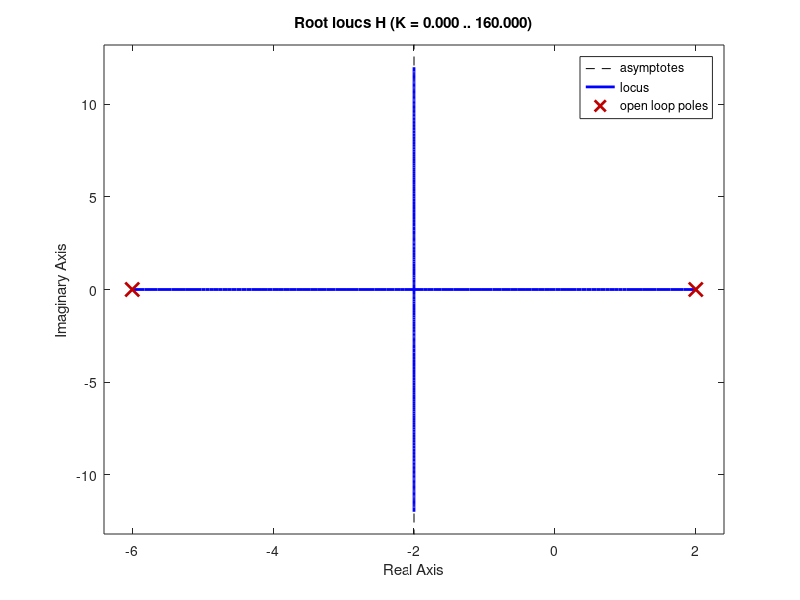
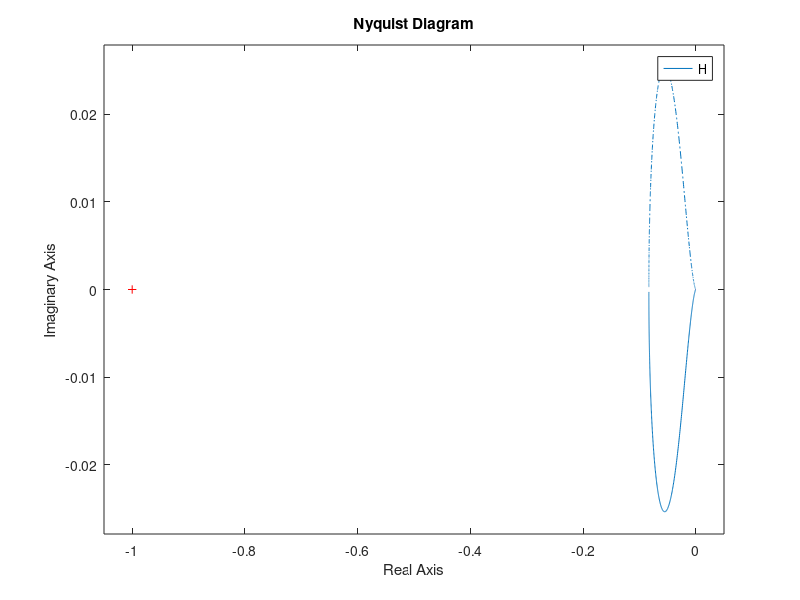
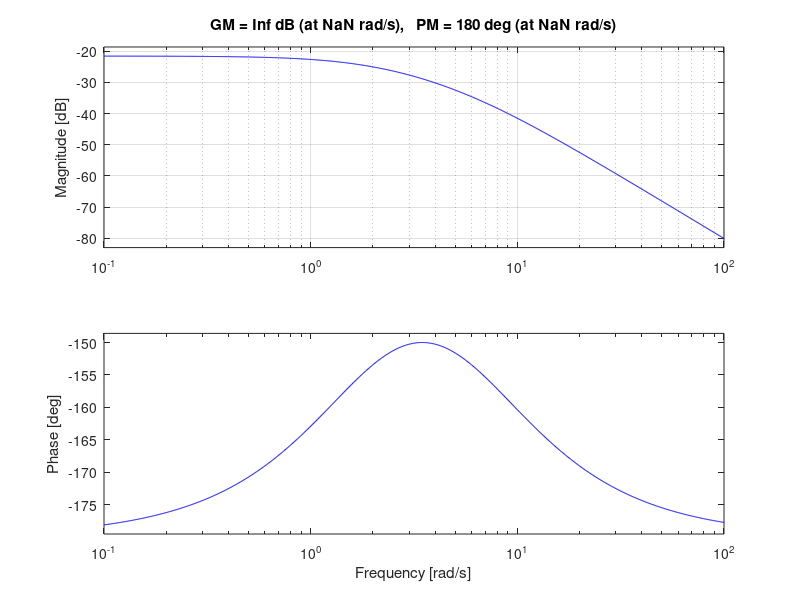
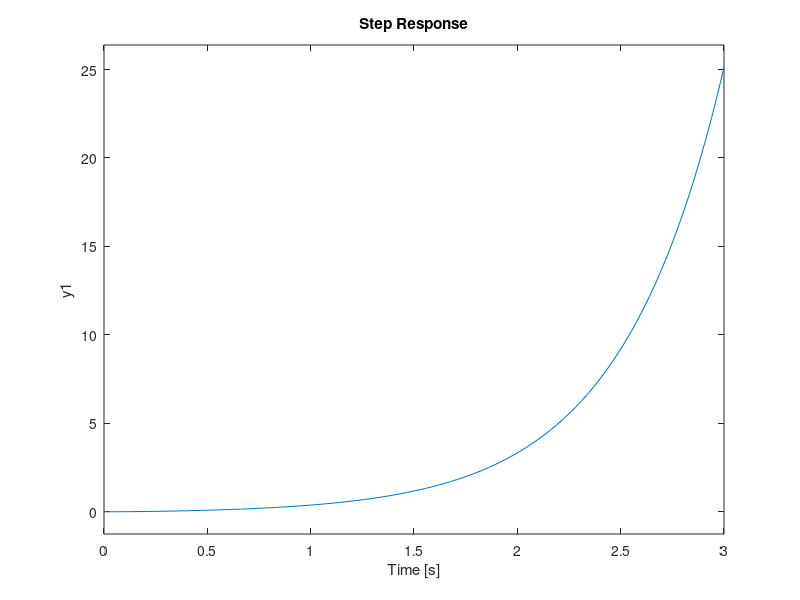

Write MATLAB code to recreate these figures, in order. (Note: this script raises an error after producing the figures.)
A = [0 1;12 -4];
B = [0;1];
C = [1 0];
D = 0;
eig(A)

H = ss(A,B,C,D)
tf(H)
Gm = margin(H)


%% Root Locus
figure(1)
plot(1,2)
rlocus(H), grid

%% Nyquist
figure(2)
plot(1,2)
nyquist(H), grid

%% Bode
figure(3)
plot(1,2)
margin(H), grid

%% Step
figure(4)
plot(1,2)
step(H), grid

%% Stable Gain Range
s=tf('s')
Gp= 1/(s^2+4*s-12)
sisotool(Gp)
% Stability Analysis from Root Locus:
% Scanning the real axis, the gain is stable between values of 12 and 16
% Scanning the imag axis when the real axis is at -2, all values are stable